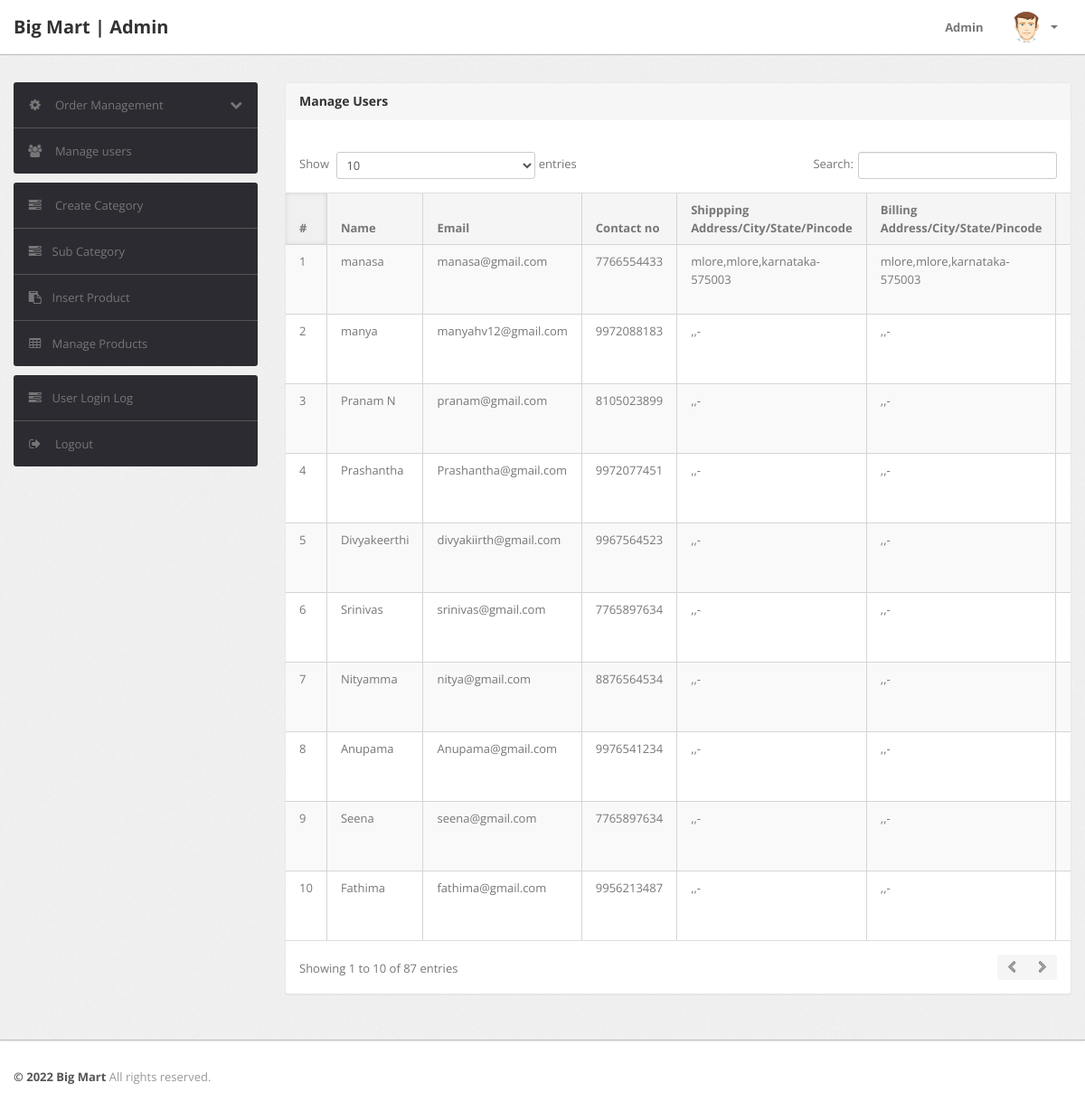
The page /admin/manage-users.php (signed in) on the database its author committed.
### tables this page shows
CREATE TABLE `users` (
  `id` int(11) NOT NULL,
  `name` varchar(255) DEFAULT NULL,
  `email` varchar(255) DEFAULT NULL,
  `contactno` bigint(11) DEFAULT NULL,
  `password` varchar(255) DEFAULT NULL,
  `shippingAddress` longtext DEFAULT NULL,
  `shippingState` varchar(255) DEFAULT NULL,
  `shippingCity` varchar(255) DEFAULT NULL,
  `shippingPincode` int(11) DEFAULT NULL,
  `billingAddress` longtext DEFAULT NULL,
  `billingState` varchar(255) DEFAULT NULL,
  `billingCity` varchar(255) DEFAULT NULL,
  `billingPincode` int(11) DEFAULT NULL,
  `regDate` timestamp NOT NULL DEFAULT current_timestamp(),
  `updationDate` varchar(255) DEFAULT NULL
);

### admin/manage-users.php (the view, shortened to what this page needs)
<?php
include('include/config.php');
if(strlen($_SESSION['alogin'])==0)
	{
header('location:index.php');
}
else{
?>
<!DOCTYPE html>
<html lang="en">
<head>
	<link type="text/css" href="bootstrap/css/bootstrap.min.css" rel="stylesheet">
	<link type="text/css" href="bootstrap/css/bootstrap-responsive.min.css" rel="stylesheet">
	<link type="text/css" href="css/theme.css" rel="stylesheet">
	<link type="text/css" href="images/icons/css/font-awesome.css" rel="stylesheet">
</head>
<body>
<?php include('include/header.php');?>
	<div class="wrapper">
		<div class="container">
			<div class="row">
<?php include('include/sidebar.php');?>
			<div class="span9">
					<div class="content">
	<div class="module">
							<div class="module-head">
								<h3>Manage Users</h3>
							</div>
							<div class="module-body table">
									<br />
								<table cellpadding="0" cellspacing="0" border="0" class="datatable-1 table table-bordered table-striped	 display" width="100%">
									<thead>
										<tr>
											<th>#</th>
											<th> Name</th>
											<th>Email </th>
											<th>Contact no</th>
											<th>Shippping Address/City/State/Pincode </th>
											<th>Billing Address/City/State/Pincode </th>
											<th>Reg. Date </th>
										</tr>
									</thead>
									<tbody>
<?php $query=mysqli_query($con,"select * from users");
$cnt=1;
while($row=mysqli_fetch_array($query))
{
?>
										<tr>
											<td><?php echo htmlentities($cnt);?></td>
											<td><?php echo htmlentities($row['name']);?></td>
											<td><?php echo htmlentities($row['email']);?></td>
											<td> <?php echo htmlentities($row['contactno']);?></td>
											<td><?php echo htmlentities($row['shippingAddress'].",".$row['shippingCity'].",".$row['shippingState']."-".$row['shippingPincode']);?></td>
											<td><?php echo htmlentities($row['billingAddress'].",".$row['billingCity'].",".$row['billingState']."-".$row['billingPincode']);?></td>
											<td><?php echo htmlentities($row['regDate']);?></td>
										<?php $cnt=$cnt+1; } ?>
								</table>
							</div>
						</div>
					</div>
				</div>
			</div>
		</div>
	</div>
<?php include('include/footer.php');?>
</body>
<?php } ?>

### admin/css/theme.css (style rules this page uses)
body { font-size: 13px; font-family: 'Open Sans', Arial, sans-serif; background: #fff; color: #777 }
h1, h2, h3, h4, h5, h6 { color: #333; margin-top: 0 }
h3 { font-size: 20px }
.wrapper { background: url(../images/bg.png) #eee; border-bottom: 1px solid #bbb; -webkit-box-shadow: 0 1px 2px rgba(0,0,0,0.1); -moz-box-shadow: 0 1px 2px rgba(0,0,0,0.1); box-shadow: 0 1px 2px rgba(0,0,0,0.1); padding: 30px 0 }
.module { background: #fff; -webkit-border-radius: 3px; -moz-border-radius: 3px; border-radius: 3px; border: 1px solid #ccc; border-bottom-color: #bbb; -webkit-box-shadow: 0 0 1px rgba(0,0,0,0.2); -moz-box-shadow: 0 0 1px rgba(0,0,0,0.2); box-shadow: 0 0 1px rgba(0,0,0,0.2); margin-bottom: 30px }
.table { margin-bottom: 0 }
.table th, .table td { border-color: #d5d5d5!important }
.table-bordered thead:first-child tr:first-child>th:first-child, .table-bordered tbody:first-child tr:first-child>td:first-child { -webkit-border-top-left-radius: 2px; -moz-border-radius-topleft: 2px; border-top-left-radius: 2px }
.table-bordered thead:first-child tr:first-child>th:last-child, .table-bordered tbody:first-child tr:first-child>td:last-child { -webkit-border-top-right-radius: 2px; -moz-border-radius-topright: 2px; border-top-right-radius: 2px }
.table-bordered thead:last-child tr:last-child>th:first-child, .table-bordered tbody:last-child tr:last-child>td:first-child, .table-bordered tfoot:last-child tr:last-child>td:first-child { -webkit-border-bottom-left-radius: 2px; -moz-border-radius-bottomleft: 2px; border-bottom-left-radius: 2px }
.table-bordered thead:last-child tr:last-child>th:last-child, .table-bordered tbody:last-child tr:last-child>td:last-child, .table-bordered tfoot:last-child tr:last-child>td:last-child { -webkit-border-bottom-right-radius: 2px; -moz-border-radius-bottomright: 2px; border-bottom-right-radius: 2px }
.module { box-shadow: 0 0 3px rgba(0,0,0,.1); border-color: #e9e9e9; margin-bottom: 20px; background-color: #fff; border-radius: 4px; -webkit-box-shadow: 0 1px 1px rgba(0,0,0,.05); box-shadow: 0 1px 1px rgba(0,0,0,.05); }
.module-head { color: #767676; background-color: #f6f6f6; border-color: #e9e9e9; padding: 10px 15px; border-bottom: 1px solid transparent; border-top-right-radius: 3px; border-top-left-radius: 3px; }
.module-head h3 { font-size: 14px; line-height: 20px; height: 20px; margin: 0 }
.module-body { padding: 15px }
.module-body.table { padding: 15px 0 }
.module-body.table .table th, .module-body.table .table td { padding-left: 15px; padding-right: 15px }
.dataTables_wrapper table th { background: #f5f5f5; cursor: pointer }
.dataTables_wrapper table th.sorting_asc, .dataTables_wrapper table th.sorting_desc { background: #f0f0f0; -webkit-box-shadow: 0 0 5px rgba(0,0,0,0.1) inset; -moz-box-shadow: 0 0 5px rgba(0,0,0,0.1) inset; box-shadow: 0 0 5px rgba(0,0,0,0.1) inset }
.dataTables_wrapper .table-bordered { -webkit-border-radius: 0; -moz-border-radius: 0; border-radius: 0; border-left: 0; border-right: 0 }
.dataTables_wrapper .table-bordered thead tr>th:first-child, .dataTables_wrapper .table-bordered tbody tr>td:first-child, .dataTables_wrapper .table-bordered tfoot tr>td:first-child, .dataTables_wrapper .table-bordered tfoot tr>th:first-child { border-left: 0 }
.dataTables_wrapper .table-bordered thead:first-child tr:first-child>th:first-child, .dataTables_wrapper .table-bordered tbody:first-child tr:first-child>td:first-child { -webkit-border-top-left-radius: 0; -moz-border-radius-topleft: 0; border-top-left-radius: 0 }
.dataTables_wrapper .table-bordered thead:first-child tr:first-child>th:last-child, .dataTables_wrapper .table-bordered tbody:first-child tr:first-child>td:last-child { -webkit-border-top-right-radius: 0; -moz-border-radius-topright: 0; border-top-right-radius: 0 }
.dataTables_wrapper .table-bordered thead:last-child tr:last-child>th:first-child, .dataTables_wrapper .table-bordered tbody:last-child tr:last-child>td:first-child, .dataTables_wrapper .table-bordered tfoot:last-child tr:last-child>td:first-child { -webkit-border-bottom-left-radius: 0; -moz-border-radius-bottomleft: 0; border-bottom-left-radius: 0 }
.dataTables_wrapper .table-bordered thead:last-child tr:last-child>th:last-child, .dataTables_wrapper .table-bordered tbody:last-child tr:last-child>td:last-child, .dataTables_wrapper .table-bordered tfoot:last-child tr:last-child>td:last-child { -webkit-border-bottom-right-radius: 0; -moz-border-radius-bottomright: 0; border-bottom-right-radius: 0 }

### rows shown on the page
users: name "manasa", email "manasa@gmail.com", contactno "7766554433", shippingAddress+shippingCity+shippingState "mlore,mlore,karnataka-575003", billingAddress+billingCity+billingState "mlore,mlore,karnataka-575003"
users: name "manya", email "manyahv12@gmail.com", contactno "9972088183", shippingAddress+shippingCity+shippingState ",,-", billingAddress+billingCity+billingState ",,-"
users: name "Pranam N", email "pranam@gmail.com", contactno "8105023899", shippingAddress+shippingCity+shippingState ",,-", billingAddress+billingCity+billingState ",,-"
users: name "Prashantha", email "Prashantha@gmail.com", contactno "9972077451", shippingAddress+shippingCity+shippingState ",,-", billingAddress+billingCity+billingState ",,-"
users: name "Divyakeerthi", email "divyakiirth@gmail.com", contactno "9967564523", shippingAddress+shippingCity+shippingState ",,-", billingAddress+billingCity+billingState ",,-"
users: name "Srinivas", email "srinivas@gmail.com", contactno "7765897634", shippingAddress+shippingCity+shippingState ",,-", billingAddress+billingCity+billingState ",,-"
users: name "Nityamma", email "nitya@gmail.com", contactno "8876564534", shippingAddress+shippingCity+shippingState ",,-", billingAddress+billingCity+billingState ",,-"
users: name "Anupama", email "Anupama@gmail.com", contactno "9976541234", shippingAddress+shippingCity+shippingState ",,-", billingAddress+billingCity+billingState ",,-"
users: name "Seena", email "seena@gmail.com", contactno "7765897634", shippingAddress+shippingCity+shippingState ",,-", billingAddress+billingCity+billingState ",,-"
users: name "Fathima", email "fathima@gmail.com", contactno "9956213487", shippingAddress+shippingCity+shippingState ",,-", billingAddress+billingCity+billingState ",,-"
